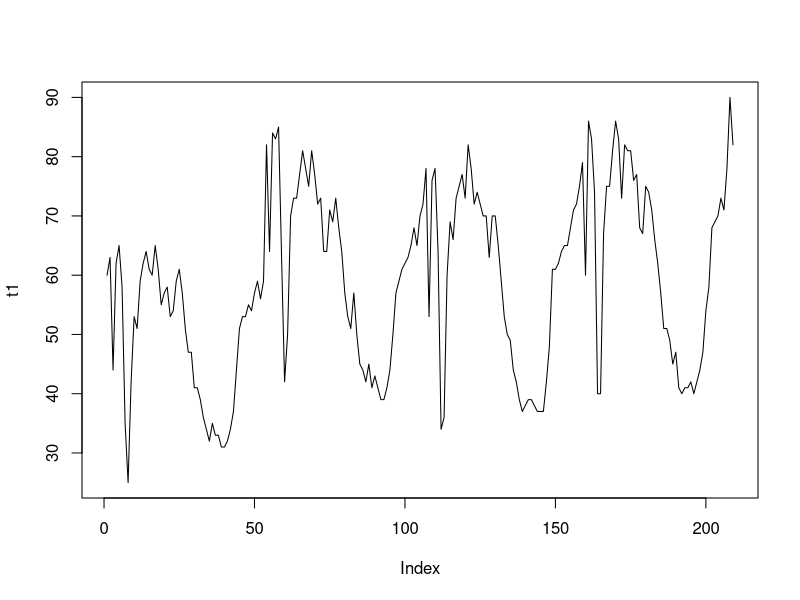
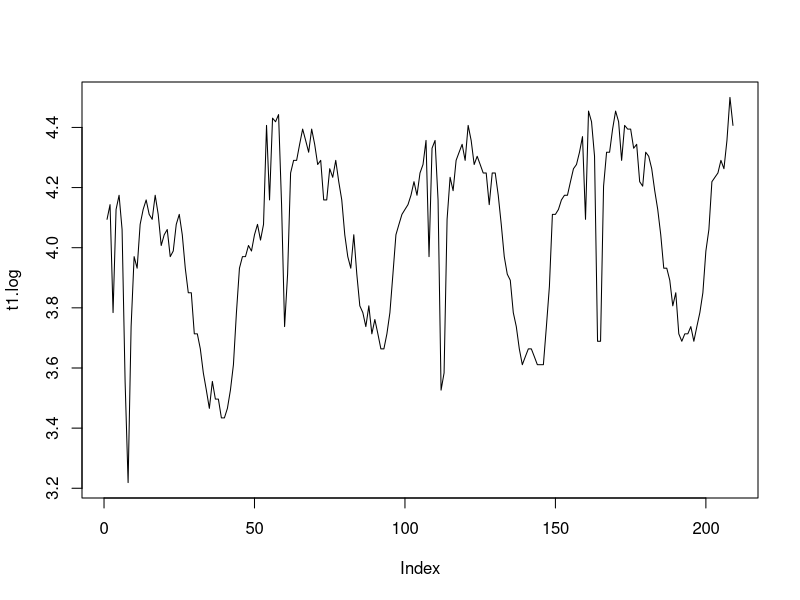
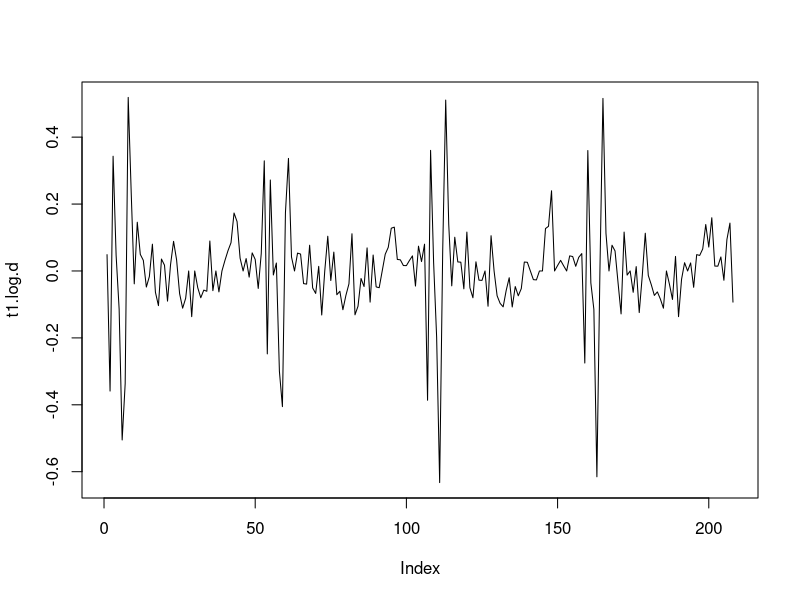
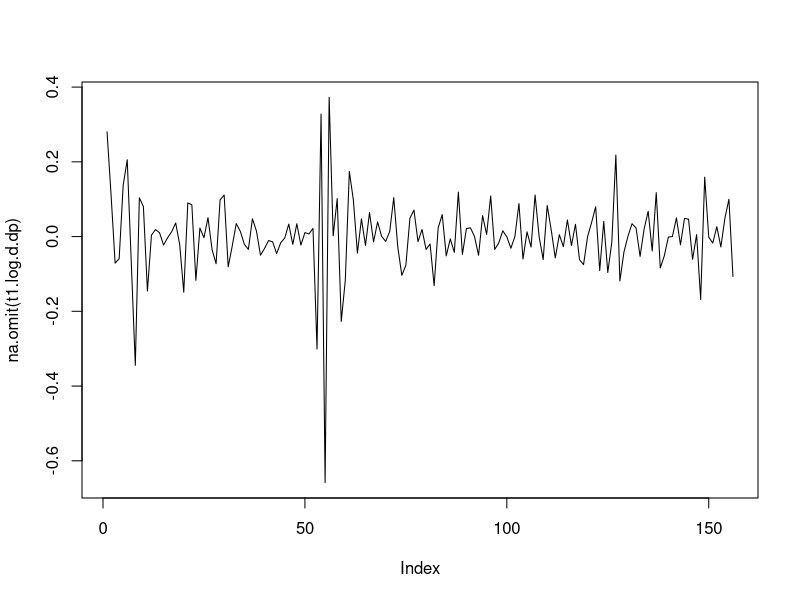
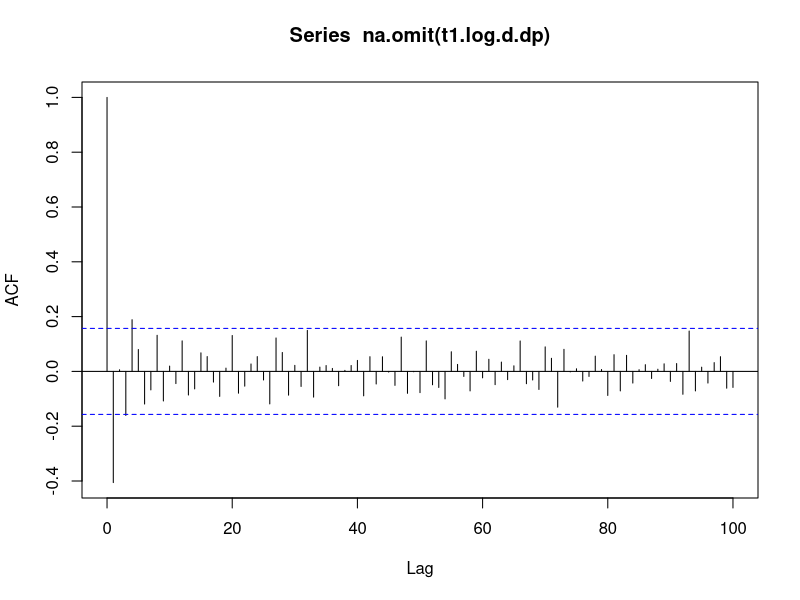
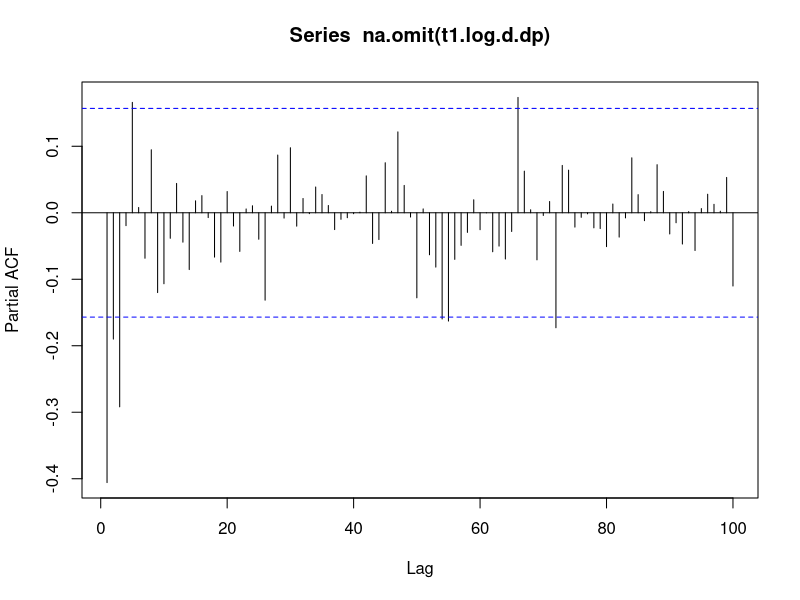
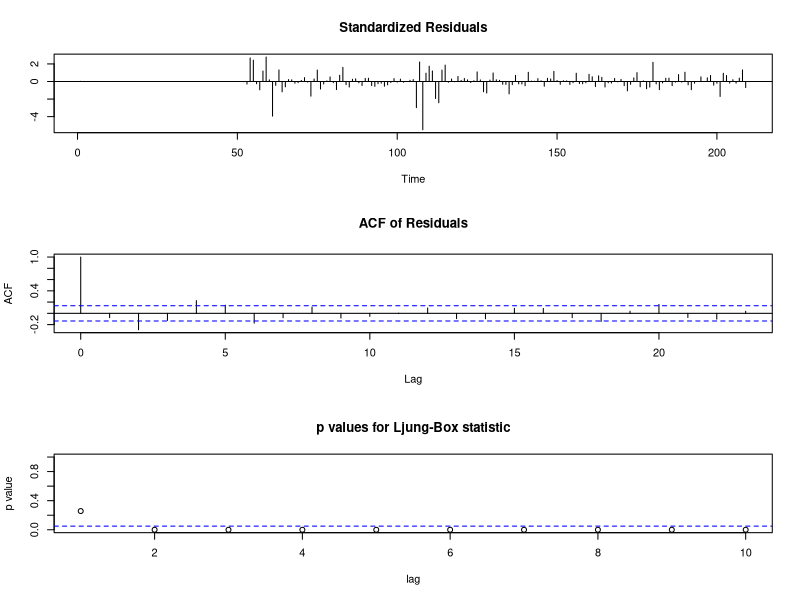

Reproduce these figures in R, in order. (Note: this script raises an error after producing the figures.)
library(quantmod)
dev.off()
setwd("C:/Users/vlfgn/Desktop/Stat153")

t1 = as.numeric(unlist(read.csv("2DS.csv", as.is = TRUE, header = FALSE)))
t3 = read.csv("2DS_withWeek.csv", header = FALSE)

t1.1=xts(t3$V2, as.Date(t3$V1, format = '%Y-%m-%d'))

##1. Differencing
plot(t1,type = 'l')
#plot(t1.1, type = "l")

# the resulting plot shows periodicity

#Taking log
t1.log = log(t1)
plot(t1.log, type='l')
#t1.1.log = log(t1.1)
#plot(t1.1.log, type='l')


#Taking difference to remove the trend
t1.log.d = diff(t1.log)
plot(t1.log.d, type = "l")
#t1.1.log.d = diff(t1.1.log)
#plot(t1.1.log.d, type = "l")


#Taking differnece to remove the period 
t1.log.d.dp = diff(t1.log.d, lag=52)
plot(na.omit(t1.log.d.dp), type= 'l')
#t1.1.log.d.dp = diff(t1.1.log.d, lag=52)
#plot(na.omit())
#now plot seems to be white noise


acf(na.omit(t1.log.d.dp), lag.max = 100)$acf
#This suggest that the data mgiht folloW ARMA(0,1)*(0,1)_52
pacf(na.omit(t1.log.d.dp), lag.max = 100)
#This does not reveal much information but there might ARMA(1,0)*(0,1)_52 OR ARMA(2,0)*(0,1)_52.

#However, just to be sure, let's check if there is a ar component.
####################################################################################
a1.0.1 = arima(t1.log, order=c(1,1,0), seasonal = list(order=c(0,1,1), period=52))
tsdiag(a1.0.1)
AIC(a1.0.1) #-286.3196
BIC(a1.0.1) #-277.1701
MSE.a1.0.1 = computeCVmse(c(1,1,0),c(0,1,1))
mean(MSE.a1.0.1) #134.8648
MSE2.a1.0.1 = computeCVmse2(c(1,1,0),c(0,1,1))
mean(na.omit(MSE2.a1.0.1)) #85.50809
tail(MSE2.a1.0.1) #23.10114 33.85171 33.39530 55.16469 56.37186 31.43467

a1.1.1 = arima(t1.log, order=c(1,1,1), seasonal = list(order=c(0,1,1),period=52))
tsdiag(a1.1.1)
AIC(a1.1.1) #-304.3865
BIC(a1.1.1) #-292.1871
MSE.a1.1.1 = computeCVmse(c(1,1,1),c(0,1,1))
mean(MSE.a1.1.1) #203.4652
MSE2.a1.1.1 = computeCVmse2(c(1,1,1),c(0,1,1))
mean(na.omit(MSE2.a1.1.1)) #59.30519
tail(MSE2.a1.1.1) #36.573520 42.631222 44.454132 63.162130 72.829159  4.554825

a2.1.1 = arima(t1.log, order=c(2,1,1), seasonal = list(order=c(0,1,1),period=52))
tsdiag(a2.1.1)
AIC(a2.1.1) #-292.9847
BIC(a2.1.1) #-280.7853
MSE.a2.1.1 = computeCVmse(c(2,1,1),c(0,1,1))
mean(MSE.a2.1.1) #102.4728
MSE2.a2.1.1 = computeCVmse2(c(2,1,1),c(0,1,1))
mean(na.omit(MSE2.a2.1.1)) #57.78728
tail(MSE2.a2.1.1) #38.890615 43.228464 44.153853 62.478671 71.806414  3.984438

a2.1.0 = arima(t1.log, order=c(2,1,0), seasonal = list(order=c(0,1,1),period=52))
tsdiag(a2.1.0)
AIC(a2.1.0) #-398.9074
BIC(a2.1.0) #-383.6581
MSE.a2.1.0 = computeCVmse(c(2,1,0),c(0,1,1))
mean(MSE.a2.1.0) #105.3383
MSE2.a2.1.0 = computeCVmse2(c(2,1,0),c(0,1,1))
mean(na.omit(MSE2.a2.1.0)) #70.15789
tail(MSE2.a2.1.0) #34.37890 33.61641 35.22100 55.73129 59.29191 13.43151


##If there's a ar componenet a1.1.1 is the best model.
##########################################################################################

m1.1 = arima(t1.log, order = c(0, 1, 1), seasonal = list(order = c(0, 1, 1), period = 52))
m1.2 = arima(t1.log, order = c(0, 1, 1), seasonal = list(order = c(0, 1, 2), period = 52))
m1.3 = arima(t1.log, order = c(0, 1, 1), seasonal = list(order = c(0, 1, 3), period = 52))

tsdiag(m1.1)
tsdiag(m1.2)
tsdiag(m1.3)

BIC(m1.1) #-297.1351
BIC(m1.2) #-292.38
BIC(m1.3) #-287.383

AIC(m1.1) #-306.2846
AIC(m1.2) #-304.5794
AIC(m1.3) #-302.6323
#Result: Among these models, m1.1 is selected as a best model.

m2.1 = arima(t1.log, order = c(0, 1, 2), seasonal = list(order = c(0, 1, 1), period = 52))
m3.1 = arima(t1.log, order = c(0, 1, 3), seasonal = list(order = c(0, 1, 1), period = 52))
m4.1 = arima(t1.log, order = c(0, 1, 4), seasonal = list(order = c(0, 1, 1), period = 52))
m5.1 = arima(t1.log, order = c(0, 1, 5), seasonal = list(order = c(0, 1, 1), period = 52))
m6.1 = arima(t1.log, order = c(0, 1, 6), seasonal = list(order = c(0, 1, 1), period = 52))

tsdiag(m2.1)
tsdiag(m3.1)
tsdiag(m4.1)
tsdiag(m5.1)
tsdiag(m6.1)

BIC(m2.1) #-292.2093
BIC(m3.1) #-287.7974
BIC(m4.1) #-287.2553
BIC(m5.1) #-283.2242
BIC(m6.1) #-286.6051
#AIC would choose m2.1.

AIC(m2.1) #-304.4087
AIC(m3.1) #-303.0467
AIC(m4.1) #-305.5544
AIC(m5.1) #-304.5732
AIC(m6.1) #-311.0039
#BIC would choose m6.1.
#Result: Among these models, m2.1, m6.1 are selected as preferable models.

m2.2 = arima(t1.log, order = c(0, 1, 2), seasonal = list(order = c(0, 1, 2), period = 52))
m2.3 = arima(t1.log, order = c(0, 1, 2), seasonal = list(order = c(0, 1, 3), period = 52))
m2.4 = arima(t1.log, order = c(0, 1, 2), seasonal = list(order = c(0, 1, 4), period = 52))

tsdiag(m2.2)
tsdiag(m2.3)
tsdiag(m2.4)
#According to Ljung Box statistic, above three methods show no difference.

BIC(m2.2)#-287.4233
BIC(m2.3)#-282.4086
BIC(m2.4)#-277.3587
#BIC would choose m2.2

AIC(m2.2)#-302.6726
AIC(m2.3)#-300.7077
AIC(m2.4)#-298.7077
#AIC would choose m2.2
#Result: Among these models, m2.2 is selected as a best model.

#What is the best model among m1.1, m2.1, m6.1, m2.2
##Let's use CV to find out 

len = length(t1.log)

computeCVmse = function(order.totry,seasorder.totry){
  MSE = numeric()
  for(k in 2:1){
    train.dt = t1.log[1:(len-52*k)]
    test.dt = t1.log[(len-52*k+1):(len - 52*(k-1))]
    mod = arima(train.dt, order = order.totry, seasonal = 
                  list(order = seasorder.totry, period = 52))
    fcast = predict(mod, n.ahead = 52)
    MSE[k] = mean((exp(fcast$pred) - exp(test.dt))^2)
  }
  return(MSE)
}

computeCVmse2 = function(order.totry, seasorder.totry){
  MSE=numeric(0)
  for(k in 108:208){
    train.dt = t1.log[1:k]
    test.dt = t1.log[(k+1):len]
    mod = arima(train.dt, order = order.totry, seasonal = list(order=seasorder.totry, period = 52))
    fcast = predict(mod, n.ahead = (len-k))
    MSE[k] = mean((exp(fcast$pred) - exp(test.dt))^2)
  }
  return(MSE)
}


##computeCVmse function output
MSE.m1.1 = computeCVmse(c(0, 1, 1), c(0,1,1)) #19.53087 159.42724
MSE.m2.1 = computeCVmse(c(0, 1, 2), c(0,1,1)) #19.53459 265.75680
MSE.m2.2 = computeCVmse(c(0, 1, 2), c(0,1,2)) #18.57876 265.69014
MSE.m6.1 = computeCVmse(c(0, 1, 6), c(0,1,1)) #21.21828 404.80785

##computeCVmse2 function output
MSE2.m1.1 = computeCVmse2(c(0, 1, 1), c(0,1,1))
MSE2.m2.1 = computeCVmse2(c(0, 1, 2), c(0,1,1))
MSE2.m2.2 = computeCVmse2(c(0, 1, 2), c(0,1,2))
MSE2.m6.1 = computeCVmse2(c(0, 1, 6), c(0,1,1))

##See the tails of MSE2
tail(MSE2.m1.1) #
tail(MSE2.m2.1) #
tail(MSE2.m2.2) #
tail(MSE2.m6.1) #


#Average CV-score using computeCVmse
avg.m1.1 = mean(MSE.m1.1) # 89.47905
avg.m2.1 = mean(MSE.m2.1) # 142.6457
avg.m2.2 = mean(MSE.m2.2) # 142.1345
avg.m6.1 = mean(MSE.m6.1) # 213.0131
##Result : m1.1 model is the best model according to computeCVmse.

#Average CV-score using computeCVmse2
avg2.m1.1 = mean(na.omit(MSE2.m1.1)) #57.09834
avg2.m2.1 = mean(na.omit(MSE2.m2.1)) #62.61343
avg2.m2.2 = mean(na.omit(MSE2.m2.2)) #63.43211
avg2.m6.1 = mean(na.omit(MSE2.m6.1)) #47.34336
##Result : m6.1 models are the best model according to computeCVmse2.

######################################################################################
##Comparing the best candidates using the AIC, BIC, CV results
##m1.1
AIC(m1.1) #-306.2846
BIC(m1.1) #-306.2846
avg.m1.1  # 89.47905
avg2.m1.1 # 57.09834
MSE.m1.1 #19.53087 159.42724
tail(MSE2.m1.1) #36.563576 42.381422 44.023080 62.506252 73.084922  3.907559

##m6.1
AIC(m6.1) #-311.0039
BIC(m6.1) #-286.6051
avg.m6.1  # 213.0131
avg2.m6.1 # 47.34336
MSE.m6.1 #21.21828 404.80785
tail(MSE2.m6.1) #45.12959 54.81341 44.17570 53.27392 74.29521 10.17254

######################################################################################
#Plots
plot(1:length(t1), t1, type = "l", xlab = "Weekly Time", xlim= c(0,length(t1)+52), ylim=c(0,110))
lines((length(t1)+1):(length(t1)+52), exp(predict(m6.1, 52)$pred), col = "red")
lines(x = c(length(t1),length(t1)+1),y = c(t1[length(t1)], exp(predict(m6.1,1)$pred))
      , type = 'l', col="red")

######################################################################################

predictions <- exp(predict(m6.1, n.ahead = 52)$pred)

write.table(predictions,
            sep = "\n",
            col.names = FALSE,
            row.names = FALSE,
            file = "Q2_PHILHOON_OH_23997722.txt")
##########################################################################################################

